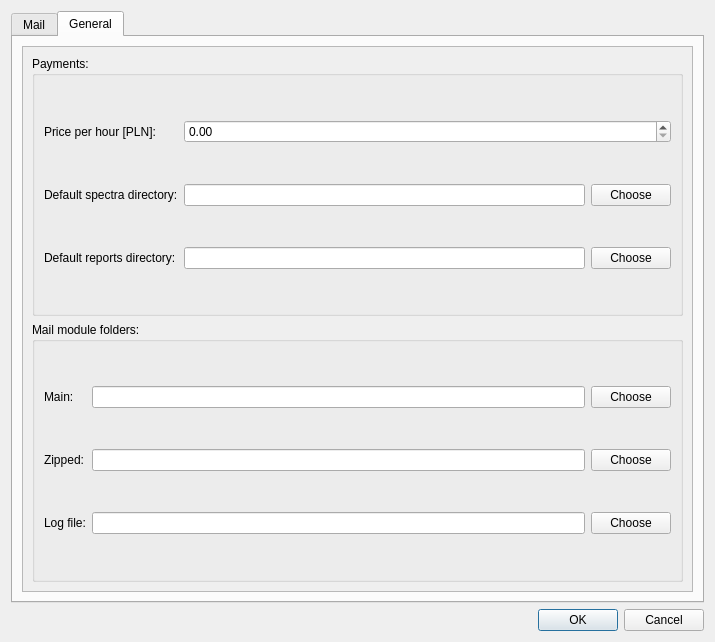
<?xml version="1.0" encoding="UTF-8"?>
<ui version="4.0">
 <class>Dialog</class>
 <widget class="QDialog" name="Dialog">
  <property name="geometry">
   <rect>
    <x>0</x>
    <y>0</y>
    <width>715</width>
    <height>642</height>
   </rect>
  </property>
  <property name="windowTitle">
   <string>Preferences</string>
  </property>
  <layout class="QVBoxLayout" name="verticalLayout">
   <item>
    <widget class="QTabWidget" name="tabWidget">
     <property name="currentIndex">
      <number>1</number>
     </property>
     <widget class="QWidget" name="tab">
      <attribute name="title">
       <string>Mail</string>
      </attribute>
      <layout class="QVBoxLayout" name="verticalLayout_2">
       <item>
        <widget class="QScrollArea" name="scrollArea">
         <property name="widgetResizable">
          <bool>true</bool>
         </property>
         <widget class="QWidget" name="scrollAreaWidgetContents">
          <property name="geometry">
           <rect>
            <x>0</x>
            <y>0</y>
            <width>228</width>
            <height>533</height>
           </rect>
          </property>
          <layout class="QVBoxLayout" name="verticalLayout_3">
           <item>
            <widget class="QGroupBox" name="groupBox">
             <property name="title">
              <string>SMTP server settings</string>
             </property>
             <layout class="QVBoxLayout" name="verticalLayout_4">
              <item>
               <layout class="QGridLayout" name="gridLayout">
                <item row="10" column="1" colspan="2">
                 <widget class="QLineEdit" name="mail_ans"/>
                </item>
                <item row="0" column="0">
                 <widget class="QLabel" name="label">
                  <property name="text">
                   <string>Server:</string>
                  </property>
                 </widget>
                </item>
                <item row="1" column="0">
                 <widget class="QLabel" name="label_2">
                  <property name="text">
                   <string>Port:</string>
                  </property>
                 </widget>
                </item>
                <item row="10" column="0">
                 <widget class="QLabel" name="label_10">
                  <property name="text">
                   <string>Answer to:</string>
                  </property>
                 </widget>
                </item>
                <item row="1" column="1">
                 <widget class="QSpinBox" name="port">
                  <property name="maximum">
                   <number>999999</number>
                  </property>
                 </widget>
                </item>
                <item row="9" column="1" colspan="2">
                 <widget class="QLineEdit" name="mail_from"/>
                </item>
                <item row="11" column="0">
                 <widget class="QLabel" name="label_11">
                  <property name="text">
                   <string>Topic:</string>
                  </property>
                 </widget>
                </item>
                <item row="0" column="1" colspan="2">
                 <widget class="QLineEdit" name="server"/>
                </item>
                <item row="4" column="0" colspan="3">
                 <widget class="QLabel" name="label_4">
                  <property name="text">
                   <string>Authentication</string>
                  </property>
                 </widget>
                </item>
                <item row="5" column="0">
                 <widget class="QLabel" name="label_5">
                  <property name="text">
                   <string>Username:</string>
                  </property>
                 </widget>
                </item>
                <item row="5" column="1" colspan="2">
                 <widget class="QLineEdit" name="username"/>
                </item>
                <item row="6" column="1" colspan="2">
                 <widget class="QLineEdit" name="password">
                  <property name="echoMode">
                   <enum>QLineEdit::Password</enum>
                  </property>
                 </widget>
                </item>
                <item row="6" column="0">
                 <widget class="QLabel" name="label_6">
                  <property name="text">
                   <string>Password:</string>
                  </property>
                 </widget>
                </item>
                <item row="8" column="0" colspan="3">
                 <widget class="QLabel" name="label_8">
                  <property name="text">
                   <string>Message options</string>
                  </property>
                 </widget>
                </item>
                <item row="11" column="1" colspan="2">
                 <widget class="QLineEdit" name="mail_topic"/>
                </item>
                <item row="9" column="0">
                 <widget class="QLabel" name="label_9">
                  <property name="text">
                   <string>From:</string>
                  </property>
                 </widget>
                </item>
                <item row="12" column="1" colspan="2">
                 <widget class="QTextEdit" name="mail_text"/>
                </item>
                <item row="12" column="0">
                 <widget class="QLabel" name="label_12">
                  <property name="text">
                   <string>Text:</string>
                  </property>
                 </widget>
                </item>
                <item row="7" column="0" colspan="3">
                 <widget class="Line" name="line_2">
                  <property name="orientation">
                   <enum>Qt::Horizontal</enum>
                  </property>
                 </widget>
                </item>
                <item row="2" column="0">
                 <widget class="QLabel" name="label_13">
                  <property name="text">
                   <string>Timeout:</string>
                  </property>
                 </widget>
                </item>
                <item row="2" column="1">
                 <widget class="QSpinBox" name="timeout">
                  <property name="maximum">
                   <number>6000000</number>
                  </property>
                  <property name="value">
                   <number>30</number>
                  </property>
                 </widget>
                </item>
                <item row="2" column="2">
                 <widget class="QLabel" name="label_14">
                  <property name="text">
                   <string>s</string>
                  </property>
                 </widget>
                </item>
                <item row="3" column="0" colspan="3">
                 <widget class="Line" name="line">
                  <property name="orientation">
                   <enum>Qt::Horizontal</enum>
                  </property>
                 </widget>
                </item>
               </layout>
              </item>
             </layout>
            </widget>
           </item>
          </layout>
         </widget>
        </widget>
       </item>
      </layout>
     </widget>
     <widget class="QWidget" name="tab_2">
      <attribute name="title">
       <string>General</string>
      </attribute>
      <layout class="QVBoxLayout" name="verticalLayout_5">
       <item>
        <widget class="QScrollArea" name="scrollArea_2">
         <property name="widgetResizable">
          <bool>true</bool>
         </property>
         <widget class="QWidget" name="scrollAreaWidgetContents_2">
          <property name="geometry">
           <rect>
            <x>0</x>
            <y>0</y>
            <width>679</width>
            <height>535</height>
           </rect>
          </property>
          <layout class="QVBoxLayout" name="verticalLayout_6">
           <item>
            <widget class="QGroupBox" name="groupBox_3">
             <property name="title">
              <string>Payments:</string>
             </property>
             <layout class="QGridLayout" name="gridLayout_3">
              <item row="0" column="0">
               <widget class="QLabel" name="label_16">
                <property name="text">
                 <string>Price per hour [PLN]:</string>
                </property>
               </widget>
              </item>
              <item row="1" column="0">
               <widget class="QLabel" name="label_17">
                <property name="text">
                 <string>Default spectra directory:</string>
                </property>
               </widget>
              </item>
              <item row="1" column="1">
               <widget class="QLineEdit" name="spectra_dir"/>
              </item>
              <item row="1" column="2">
               <widget class="QPushButton" name="choose_spectr_dir">
                <property name="text">
                 <string>Choose</string>
                </property>
               </widget>
              </item>
              <item row="0" column="1" colspan="2">
               <widget class="QDoubleSpinBox" name="price"/>
              </item>
              <item row="2" column="0">
               <widget class="QLabel" name="label_18">
                <property name="text">
                 <string>Default reports directory:</string>
                </property>
               </widget>
              </item>
              <item row="2" column="1">
               <widget class="QLineEdit" name="report_dir"/>
              </item>
              <item row="2" column="2">
               <widget class="QPushButton" name="choose_report_dir">
                <property name="text">
                 <string>Choose</string>
                </property>
               </widget>
              </item>
             </layout>
            </widget>
           </item>
           <item>
            <widget class="QGroupBox" name="groupBox_2">
             <property name="title">
              <string>Mail module folders:</string>
             </property>
             <layout class="QGridLayout" name="gridLayout_2">
              <item row="3" column="2">
               <widget class="QPushButton" name="choose_log">
                <property name="text">
                 <string>Choose</string>
                </property>
               </widget>
              </item>
              <item row="2" column="1">
               <widget class="QLineEdit" name="zip_dir">
                <property name="alignment">
                 <set>Qt::AlignRight|Qt::AlignTrailing|Qt::AlignVCenter</set>
                </property>
               </widget>
              </item>
              <item row="2" column="0">
               <widget class="QLabel" name="label_7">
                <property name="text">
                 <string>Zipped:</string>
                </property>
               </widget>
              </item>
              <item row="0" column="1">
               <widget class="QLineEdit" name="main_dir">
                <property name="alignment">
                 <set>Qt::AlignRight|Qt::AlignTrailing|Qt::AlignVCenter</set>
                </property>
               </widget>
              </item>
              <item row="0" column="0">
               <widget class="QLabel" name="label_3">
                <property name="text">
                 <string>Main:</string>
                </property>
               </widget>
              </item>
              <item row="0" column="2">
               <widget class="QPushButton" name="choose_main">
                <property name="text">
                 <string>Choose</string>
                </property>
               </widget>
              </item>
              <item row="2" column="2">
               <widget class="QPushButton" name="choose_zip">
                <property name="text">
                 <string>Choose</string>
                </property>
               </widget>
              </item>
              <item row="3" column="0">
               <widget class="QLabel" name="label_15">
                <property name="text">
                 <string>Log file:</string>
                </property>
               </widget>
              </item>
              <item row="3" column="1">
               <widget class="QLineEdit" name="log_dir">
                <property name="alignment">
                 <set>Qt::AlignRight|Qt::AlignTrailing|Qt::AlignVCenter</set>
                </property>
               </widget>
              </item>
             </layout>
            </widget>
           </item>
          </layout>
         </widget>
        </widget>
       </item>
      </layout>
     </widget>
    </widget>
   </item>
   <item>
    <widget class="QDialogButtonBox" name="buttonBox">
     <property name="orientation">
      <enum>Qt::Horizontal</enum>
     </property>
     <property name="standardButtons">
      <set>QDialogButtonBox::Cancel|QDialogButtonBox::Ok</set>
     </property>
     <property name="centerButtons">
      <bool>false</bool>
     </property>
    </widget>
   </item>
  </layout>
 </widget>
 <tabstops>
  <tabstop>tabWidget</tabstop>
  <tabstop>scrollArea</tabstop>
  <tabstop>server</tabstop>
  <tabstop>port</tabstop>
  <tabstop>username</tabstop>
  <tabstop>password</tabstop>
  <tabstop>mail_from</tabstop>
  <tabstop>mail_ans</tabstop>
  <tabstop>mail_topic</tabstop>
  <tabstop>mail_text</tabstop>
  <tabstop>scrollArea_2</tabstop>
  <tabstop>zip_dir</tabstop>
  <tabstop>main_dir</tabstop>
  <tabstop>choose_main</tabstop>
  <tabstop>choose_zip</tabstop>
 </tabstops>
 <resources/>
 <connections>
  <connection>
   <sender>buttonBox</sender>
   <signal>accepted()</signal>
   <receiver>Dialog</receiver>
   <slot>accept()</slot>
   <hints>
    <hint type="sourcelabel">
     <x>248</x>
     <y>254</y>
    </hint>
    <hint type="destinationlabel">
     <x>157</x>
     <y>274</y>
    </hint>
   </hints>
  </connection>
  <connection>
   <sender>buttonBox</sender>
   <signal>rejected()</signal>
   <receiver>Dialog</receiver>
   <slot>reject()</slot>
   <hints>
    <hint type="sourcelabel">
     <x>316</x>
     <y>260</y>
    </hint>
    <hint type="destinationlabel">
     <x>286</x>
     <y>274</y>
    </hint>
   </hints>
  </connection>
 </connections>
</ui>
